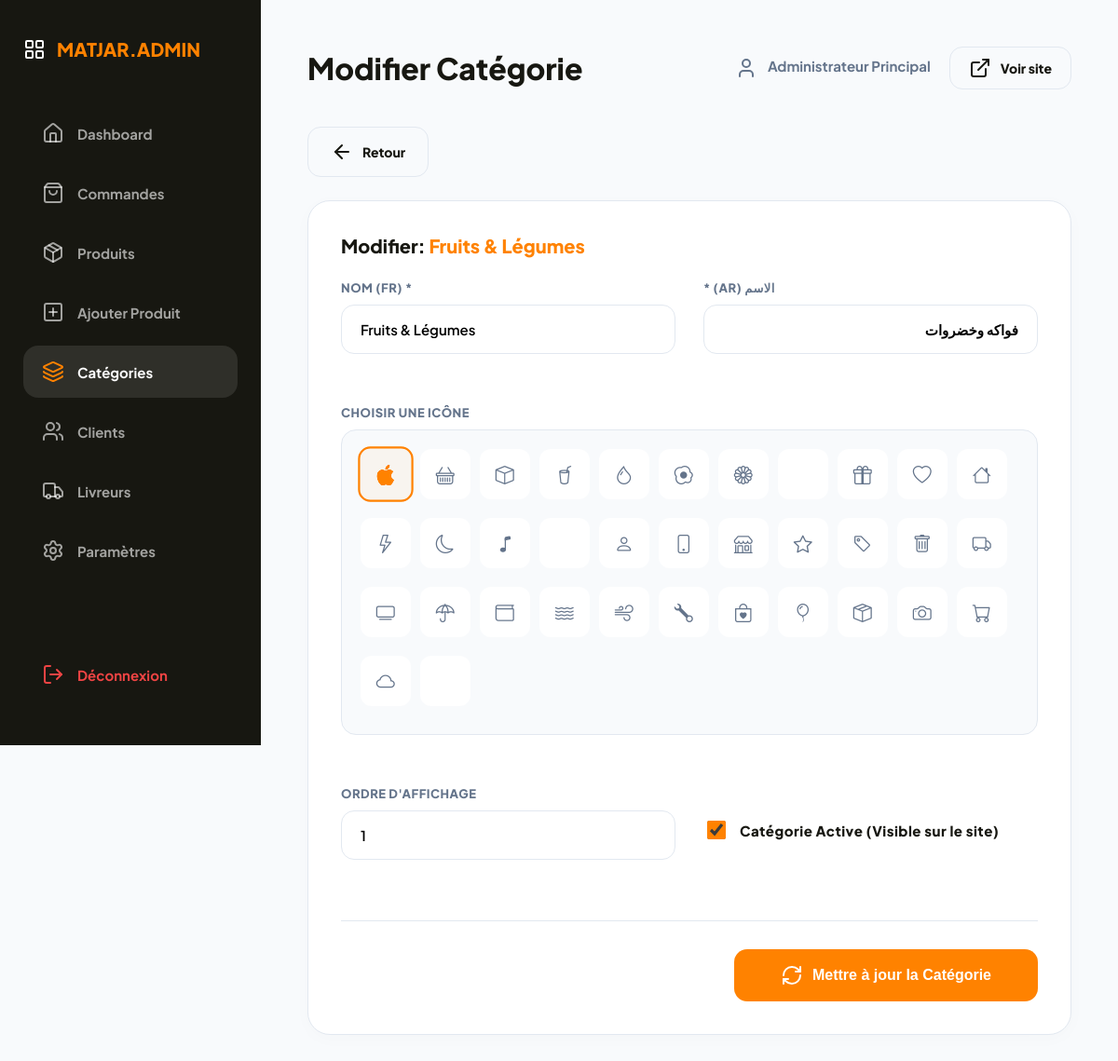
Page /admin/category_edit.php?id=1 (signed in) on the committed database.
### tables this page shows
CREATE TABLE IF NOT EXISTS `hri_category` (
    `category_id`               INT UNSIGNED    NOT NULL AUTO_INCREMENT,
    `category_name_fr`          VARCHAR(100)    NOT NULL                 COMMENT 'Category name in French',
    `category_name_ar`          VARCHAR(100)    NOT NULL                 COMMENT 'Category name in Arabic',
    `category_slug`             VARCHAR(120)    NOT NULL                 COMMENT 'URL-safe slug (e.g. fruits-legumes)',
    `category_icon`             VARCHAR(100)             DEFAULT NULL    COMMENT 'Bootstrap Icon class or filename',
    `category_image`            VARCHAR(255)             DEFAULT NULL    COMMENT 'Category image filename (assets/images/categories/)',
    `category_description_fr`   TEXT                     DEFAULT NULL    COMMENT 'Optional description in French',
    `category_description_ar`   TEXT                     DEFAULT NULL    COMMENT 'Optional description in Arabic',
    `category_display_order`    INT             NOT NULL DEFAULT 0       COMMENT 'Sort order for nav/listing display',
    `category_is_active`        TINYINT(1)      NOT NULL DEFAULT 1       COMMENT '1=visible, 0=hidden',
    `category_created_at`       DATETIME        NOT NULL DEFAULT CURRENT_TIMESTAMP,
    `category_updated_at`       DATETIME        NOT NULL DEFAULT CURRENT_TIMESTAMP
                                                         ON UPDATE CURRENT_TIMESTAMP,

     
    PRIMARY KEY (`category_id`),
    UNIQUE KEY `uq_category_slug` (`category_slug`),

     
    INDEX `idx_category_slug`         (`category_slug`),
    INDEX `idx_category_active_order` (`category_is_active`, `category_display_order`)

);

### includes/functions.php (called while the page is built, shortened)
<?php
function execute_query(string $sql, array $params = []): PDOStatement
{
    global $db_connection;
    $stmt = $db_connection->prepare($sql);
    $stmt->execute($params);
    return $stmt;
}
function fetch_one(string $sql, array $params = []): ?array
{
    $stmt = execute_query($sql, $params);
    $result = $stmt->fetch();
    return $result ?: null;
}
function get_category_by_id(int $category_id): ?array
{
    return fetch_one(
        "SELECT * FROM hri_category WHERE category_id = :id",
        [':id' => $category_id]
    );
}
function get_common_category_icons(): array
{
    return [
        'bi-apple', 'bi-basket', 'bi-box', 'bi-cup-straw', 'bi-droplet',
        'bi-egg-fried', 'bi-flower1', 'bi-fruit-apple', 'bi-gift', 'bi-heart',
        'bi-house', 'bi-lightning', 'bi-moon', 'bi-music-note', 'bi-pencils',
        'bi-person', 'bi-phone', 'bi-shop', 'bi-star', 'bi-tag',
        'bi-trash', 'bi-truck', 'bi-tv', 'bi-umbrella', 'bi-wallet',
        'bi-water', 'bi-wind', 'bi-wrench', 'bi-bag-heart', 'bi-balloon',
        'bi-box-seam', 'bi-camera', 'bi-cart', 'bi-cloud', 'bi-coffee'
    ];
}

### admin/category_edit.php (the view, shortened to what this page needs)
<?php
$id = isset($_GET['id']) ? (int)$_GET['id'] : 0;
$category = get_category_by_id($id);
$common_icons = get_common_category_icons();
require_once __DIR__ . '/includes/admin_header.php';
?>
<div style="max-width: 900px;">
    <div style="margin-bottom: 25px;">
        <a href="<?= SITE_URL ?>/admin/categories.php" class="btn btn-light">
            <i data-lucide="arrow-left" size="16"></i> Retour
        </a>
    </div>
    <div class="card">
        <h3 style="margin: 0 0 25px 0; font-weight: 800; font-size: 20px;">
            Modifier: <span style="color: var(--princeton-orange);"><?= htmlspecialchars($category['category_name_fr']) ?></span>
        </h3>
        <form action="" method="POST">
            <div style="display: grid; grid-template-columns: 1fr 1fr; gap: 30px;">
                <div class="form-group">
                    <label>Nom (FR) *</label>
                    <input type="text" name="name_fr" class="form-control" value="<?= htmlspecialchars($category['category_name_fr']) ?>" required>
                </div>
                <div class="form-group" dir="rtl">
                    <label>الاسم (AR) *</label>
                    <input type="text" name="name_ar" class="form-control" value="<?= htmlspecialchars($category['category_name_ar']) ?>" required>
                </div>
                <div class="form-group" style="grid-column: span 2;">
                    <label>Choisir une Icône</label>
                    <div style="display: flex; flex-wrap: wrap; gap: 10px; background: var(--gray-bg); padding: 20px; border-radius: 16px; border: 1px solid var(--gray-border);">
                        <?php foreach ($common_icons as $ic): ?>
                            <label style="cursor: pointer;">
                                <div class="icon-box" title="<?= $ic ?>">
                                    <i class="bi <?= $ic ?>"></i>
                                </div>
                            </label>
                        <?php endforeach; ?>
                    </div>
                </div>
                <div class="form-group">
                    <label>Ordre d'affichage</label>
                    <input type="number" name="order" class="form-control" value="<?= $category['category_display_order'] ?>">
                </div>
                <div class="form-group" style="display: flex; align-items: center; margin-top: 15px;">
                    <label style="display: flex; align-items: center; gap: 12px; cursor: pointer; text-transform: none; font-size: 15px; color: var(--carbon-black); margin-bottom: 0;">
                        <input type="checkbox" name="active" value="1" <?= $category['category_is_active'] ? 'checked' : '' ?> style="width: 20px; height: 20px; accent-color: var(--princeton-orange);"> Catégorie Active (Visible sur le site)
                    </label>
                </div>
            </div>
            <div style="margin-top: 40px; text-align: right; border-top: 1px solid var(--gray-border); padding-top: 30px;">
                <button type="submit" class="btn btn-orange" style="padding: 16px 50px; font-size: 16px;">
                    <i data-lucide="refresh-cw" size="20"></i> Mettre à jour la Catégorie
                </button>
            </div>
        </form>
    </div>
</div>
<?php
require_once __DIR__ . '/includes/admin_footer.php';
?>

### admin/includes/admin_header.php (style rules this page uses)
:root { --princeton-orange: #ff8200; --carbon-black: #171711; --white: #ffffff; --gray-bg: #f8fafc; --gray-border: #e2e8f0; --text-muted: #64748b; --success: #10b981; --danger: #ef4444; --sidebar-width: 280px; --transition: all 0.25s cubic-bezier(0.4, 0, 0.2, 1); --font-size-base: 16px; --font-size-lg: 18px; --font-size-xl: 24px; --border-radius-lg: 24px; --border-radius-md: 16px; }
body { margin: 0; font-family: 'Plus Jakarta Sans', sans-serif; background-color: var(--gray-bg); color: var(--carbon-black); display: flex; min-height: 100vh; font-size: var(--font-size-base); }
.card { background: white; border-radius: var(--border-radius-lg); border: 1px solid var(--gray-border); padding: 35px; margin-bottom: 35px; box-shadow: 0 4px 20px rgba(0,0,0,0.02); }
.btn { padding: 14px 24px; border-radius: 14px; font-weight: 800; font-size: 14px; border: none; cursor: pointer; display: inline-flex; align-items: center; gap: 10px; text-decoration: none; transition: var(--transition); }
.btn-orange { background: var(--princeton-orange); color: white; }
.btn-light { background: var(--gray-bg); color: var(--carbon-black); border: 1px solid var(--gray-border); }
.form-group { margin-bottom: 25px; text-align: left; }
label { display: block; font-size: 13px; font-weight: 800; color: var(--text-muted); margin-bottom: 10px; text-transform: uppercase; letter-spacing: 0.5px; }
.form-control { width: 100%; padding: 16px 20px; border-radius: 14px; border: 1px solid var(--gray-border); font-family: inherit; font-weight: 600; box-sizing: border-box; font-size: 15px; transition: var(--transition); }

### admin/category_edit.php (style rules this page uses)
.icon-box { width: 50px; height: 50px; background: white; border: 2px solid transparent; border-radius: 12px; display: flex; align-items: center; justify-content: center; font-size: 20px; color: var(--text-muted); transition: var(--transition); }
input[type="radio"]:checked + .icon-box { border-color: var(--princeton-orange); background: rgba(255, 130, 0, 0.05); color: var(--princeton-orange); transform: scale(1.1); }

### rows in the picture
hri_category: category_name_fr "Fruits & Légumes", name_fr "Fruits & Légumes", name_ar "فواكه وخضروات", order "1", category_is_active "☑"

### other values in the picture
$admin_page_title "Modifier Catégorie"
$_SESSION['hri_admin_name'] "Administrateur Principal"
